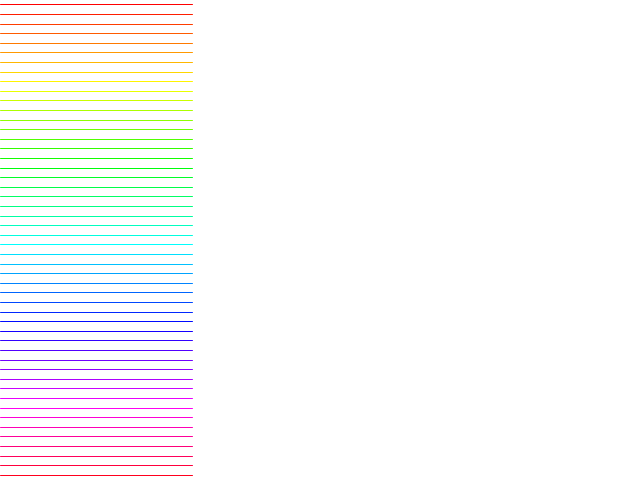
Frame 1 (no input)
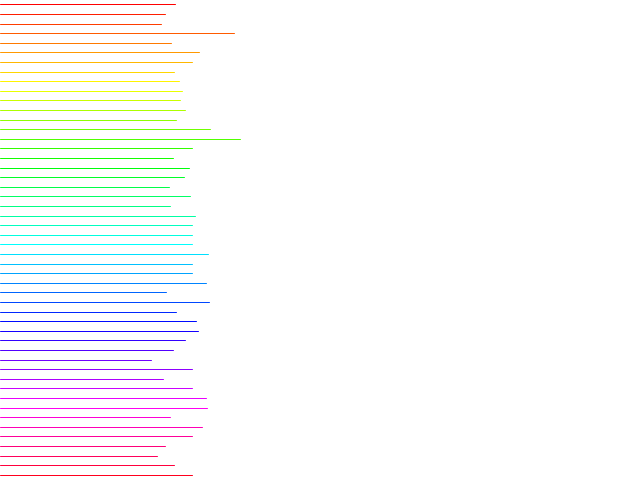
Frame 60 (the mouse pressed at the canvas centre just before this capture)
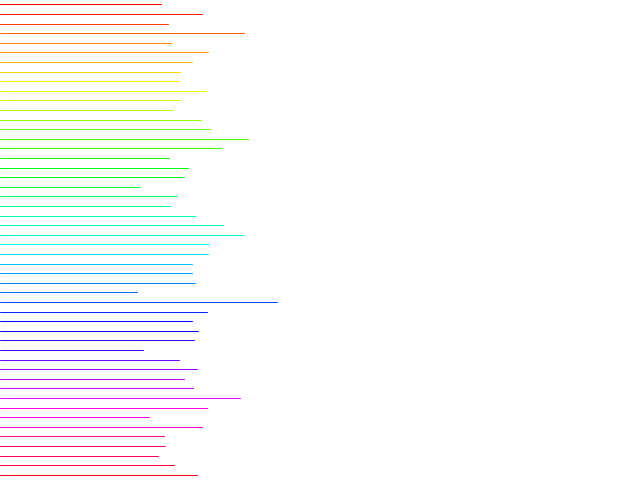
Frame 120 (the mouse held since frame 60 and released just before this capture)

The Processing sketch that drew these frames (run headless with seeded random() and noise(); from frame 60 on, the mouse is pressed at the canvas centre):

// Processing sketch: day6
// ── day6.pde
private static final int N_LINES = 50;
ArrayList<ColorfulLine> lines = new ArrayList<ColorfulLine>(N_LINES);

void setup() {
  size(640, 480);
  frameRate(60f);
  background(255f);
  
  colorMode(HSB, 100f, 100f, 100f, 100f);
  
  for (int i = 0; i < N_LINES; i++) {
    lines.add(new ColorfulLine(0f, width * 0.3f, 
    (i + 0.5f) * height / N_LINES, 
    i * 100f / N_LINES));
  }
}

void draw() {
  background(100f);
  
  for (ColorfulLine l : lines) {
    l.draw();
  }
  ColorfulLine currentLine = lines.get(int(random(N_LINES)));
  currentLine.addX2(random(-width * 0.05f, width * 0.05f));
}


class ColorfulLine {
  float x1;
  float x2;
  float y;
  float hue;
  
  ColorfulLine(float x1, float x2, float y, float hue) {
    this.x1 = x1;
    this.x2 = x2;
    this.y = y;
    this.hue = hue;
  }
  
  void draw() {
    strokeWeight(1f);
    stroke(hue, 100f, 100f, 100f);
    line(x1, y, x2, y);
  }
  
  void addX2(float x) {
   x2 += x;
   constrain(x2, 0f, width);
  }
}
